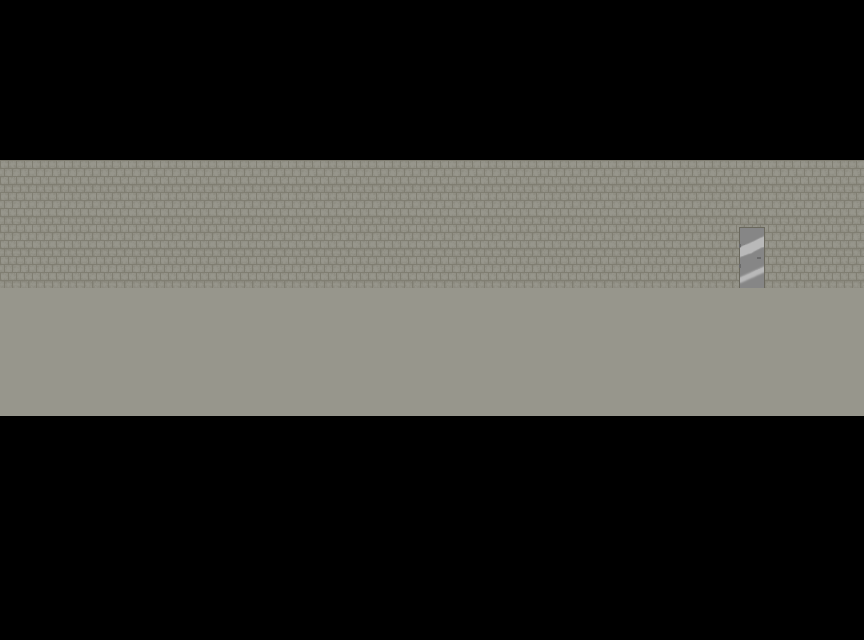

Tiled map render using the project's own tile images. Description and the whole map definition, tile-layer contents included, below:
An orthogonal 27x20 tile map with 32x32 px tiles, 3 tile layers (Floor, Wall, Door).

<map version="1.4" tiledversion="1.4.3" orientation="orthogonal" renderorder="right-down" width="27" height="20" tilewidth="32" tileheight="32" infinite="0" nextlayerid="8" nextobjectid="2">
 <tileset firstgid="1" source="SwrTiles.tsx" />
 <layer id="1" name="Floor" width="27" height="20">
  <data encoding="csv">
0,0,0,0,0,0,0,0,0,0,0,0,0,0,0,0,0,0,0,0,0,0,0,0,0,0,0,
0,0,0,0,0,0,0,0,0,0,0,0,0,0,0,0,0,0,0,0,0,0,0,0,0,0,0,
0,0,0,0,0,0,0,0,0,0,0,0,0,0,0,0,0,0,0,0,0,0,0,0,0,0,0,
0,0,0,0,0,0,0,0,0,0,0,0,0,0,0,0,0,0,0,0,0,0,0,0,0,0,0,
0,0,0,0,0,0,0,0,0,0,0,0,0,0,0,0,0,0,0,0,0,0,0,0,0,0,0,
0,0,0,0,0,0,0,0,0,0,0,0,0,0,0,0,0,0,0,0,0,0,0,0,0,0,0,
0,0,0,0,0,0,0,0,0,0,0,0,0,0,0,0,0,0,0,0,0,0,0,0,0,0,0,
0,0,0,0,0,0,0,0,0,0,0,0,0,0,0,0,0,0,0,0,0,0,0,0,0,0,0,
0,0,0,0,0,0,0,0,0,0,0,0,0,0,0,0,0,0,0,0,0,0,0,0,0,0,0,
2,2,2,2,2,2,2,2,2,2,2,2,2,2,2,2,2,2,2,2,2,2,2,2,2,2,2,
2,2,2,2,2,2,2,2,2,2,2,2,2,2,2,2,2,2,2,2,2,2,2,2,2,2,2,
2,2,2,2,2,2,2,2,2,2,2,2,2,2,2,2,2,2,2,2,2,2,2,2,2,2,2,
2,2,2,2,2,2,2,2,2,2,2,2,2,2,2,2,2,2,2,2,2,2,2,2,2,2,2,
0,0,0,0,0,0,0,0,0,0,0,0,0,0,0,0,0,0,0,0,0,0,0,0,0,0,0,
0,0,0,0,0,0,0,0,0,0,0,0,0,0,0,0,0,0,0,0,0,0,0,0,0,0,0,
0,0,0,0,0,0,0,0,0,0,0,0,0,0,0,0,0,0,0,0,0,0,0,0,0,0,0,
0,0,0,0,0,0,0,0,0,0,0,0,0,0,0,0,0,0,0,0,0,0,0,0,0,0,0,
0,0,0,0,0,0,0,0,0,0,0,0,0,0,0,0,0,0,0,0,0,0,0,0,0,0,0,
0,0,0,0,0,0,0,0,0,0,0,0,0,0,0,0,0,0,0,0,0,0,0,0,0,0,0,
0,0,0,0,0,0,0,0,0,0,0,0,0,0,0,0,0,0,0,0,0,0,0,0,0,0,0
</data>
 </layer>
 <layer id="2" name="Wall" width="27" height="20">
  <data encoding="csv">
0,0,0,0,0,0,0,0,0,0,0,0,0,0,0,0,0,0,0,0,0,0,0,0,0,0,0,
0,0,0,0,0,0,0,0,0,0,0,0,0,0,0,0,0,0,0,0,0,0,0,0,0,0,0,
0,0,0,0,0,0,0,0,0,0,0,0,0,0,0,0,0,0,0,0,0,0,0,0,0,0,0,
0,0,0,0,0,0,0,0,0,0,0,0,0,0,0,0,0,0,0,0,0,0,0,0,0,0,0,
0,0,0,0,0,0,0,0,0,0,0,0,0,0,0,0,0,0,0,0,0,0,0,0,0,0,0,
3,3,3,3,3,3,3,3,3,3,3,3,3,3,3,3,3,3,3,3,3,3,3,3,3,3,3,
3,3,3,3,3,3,3,3,3,3,3,3,3,3,3,3,3,3,3,3,3,3,3,3,3,3,3,
3,3,3,3,3,3,3,3,3,3,3,3,3,3,3,3,3,3,3,3,3,3,3,3,3,3,3,
3,3,3,3,3,3,3,3,3,3,3,3,3,3,3,3,3,3,3,3,3,3,3,3,3,3,3,
0,0,0,0,0,0,0,0,0,0,0,0,0,0,0,0,0,0,0,0,0,0,0,0,0,0,0,
0,0,0,0,0,0,0,0,0,0,0,0,0,0,0,0,0,0,0,0,0,0,0,0,0,0,0,
0,0,0,0,0,0,0,0,0,0,0,0,0,0,0,0,0,0,0,0,0,0,0,0,0,0,0,
0,0,0,0,0,0,0,0,0,0,0,0,0,0,0,0,0,0,0,0,0,0,0,0,0,0,0,
0,0,0,0,0,0,0,0,0,0,0,0,0,0,0,0,0,0,0,0,0,0,0,0,0,0,0,
0,0,0,0,0,0,0,0,0,0,0,0,0,0,0,0,0,0,0,0,0,0,0,0,0,0,0,
0,0,0,0,0,0,0,0,0,0,0,0,0,0,0,0,0,0,0,0,0,0,0,0,0,0,0,
0,0,0,0,0,0,0,0,0,0,0,0,0,0,0,0,0,0,0,0,0,0,0,0,0,0,0,
0,0,0,0,0,0,0,0,0,0,0,0,0,0,0,0,0,0,0,0,0,0,0,0,0,0,0,
0,0,0,0,0,0,0,0,0,0,0,0,0,0,0,0,0,0,0,0,0,0,0,0,0,0,0,
0,0,0,0,0,0,0,0,0,0,0,0,0,0,0,0,0,0,0,0,0,0,0,0,0,0,0
</data>
 </layer>
 <layer id="3" name="Door" width="27" height="20">
  <data encoding="csv">
0,0,0,0,0,0,0,0,0,0,0,0,0,0,0,0,0,0,0,0,0,0,0,0,0,0,0,
0,0,0,0,0,0,0,0,0,0,0,0,0,0,0,0,0,0,0,0,0,0,0,0,0,0,0,
0,0,0,0,0,0,0,0,0,0,0,0,0,0,0,0,0,0,0,0,0,0,0,0,0,0,0,
0,0,0,0,0,0,0,0,0,0,0,0,0,0,0,0,0,0,0,0,0,0,0,0,0,0,0,
0,0,0,0,0,0,0,0,0,0,0,0,0,0,0,0,0,0,0,0,0,0,0,0,0,0,0,
0,0,0,0,0,0,0,0,0,0,0,0,0,0,0,0,0,0,0,0,0,0,0,0,0,0,0,
0,0,0,0,0,0,0,0,0,0,0,0,0,0,0,0,0,0,0,0,0,0,0,0,0,0,0,
0,0,0,0,0,0,0,0,0,0,0,0,0,0,0,0,0,0,0,0,0,0,0,0,0,0,0,
0,0,0,0,0,0,0,0,0,0,0,0,0,0,0,0,0,0,0,0,0,0,0,1,0,0,0,
0,0,0,0,0,0,0,0,0,0,0,0,0,0,0,0,0,0,0,0,0,0,0,0,0,0,0,
0,0,0,0,0,0,0,0,0,0,0,0,0,0,0,0,0,0,0,0,0,0,0,0,0,0,0,
0,0,0,0,0,0,0,0,0,0,0,0,0,0,0,0,0,0,0,0,0,0,0,0,0,0,0,
0,0,0,0,0,0,0,0,0,0,0,0,0,0,0,0,0,0,0,0,0,0,0,0,0,0,0,
0,0,0,0,0,0,0,0,0,0,0,0,0,0,0,0,0,0,0,0,0,0,0,0,0,0,0,
0,0,0,0,0,0,0,0,0,0,0,0,0,0,0,0,0,0,0,0,0,0,0,0,0,0,0,
0,0,0,0,0,0,0,0,0,0,0,0,0,0,0,0,0,0,0,0,0,0,0,0,0,0,0,
0,0,0,0,0,0,0,0,0,0,0,0,0,0,0,0,0,0,0,0,0,0,0,0,0,0,0,
0,0,0,0,0,0,0,0,0,0,0,0,0,0,0,0,0,0,0,0,0,0,0,0,0,0,0,
0,0,0,0,0,0,0,0,0,0,0,0,0,0,0,0,0,0,0,0,0,0,0,0,0,0,0,
0,0,0,0,0,0,0,0,0,0,0,0,0,0,0,0,0,0,0,0,0,0,0,0,0,0,0
</data>
 </layer>
</map>